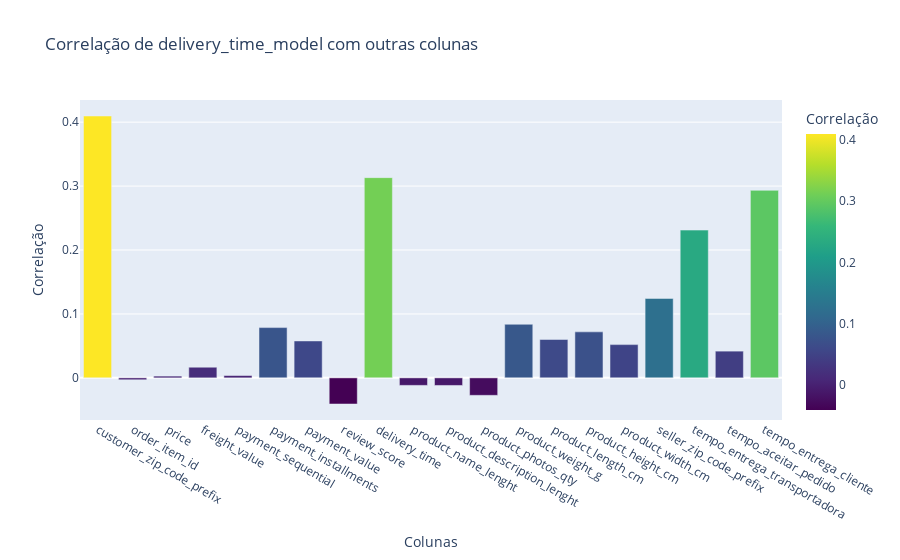

Notebook cell for this chart:
### Code cell
# Calcular a correlação da coluna 'delivery_time_model' com todas as outras
correlacao_delivery_time = dfNumerico.corr()['delivery_time_model'].drop('delivery_time_model')

# Criar um DataFrame a partir da Série de correlação
correlacao_df = correlacao_delivery_time.reset_index()
correlacao_df.columns = ['Colunas', 'Correlação']

# Criar o gráfico de barras interativo usando Plotly
fig = px.bar(correlacao_df, x='Colunas', y='Correlação', title='Correlação de delivery_time_model com outras colunas',
             labels={'Colunas': 'Colunas', 'Correlação': 'Correlação'},
             color='Correlação', color_continuous_scale=px.colors.sequential.Viridis)

# Exibir o gráfico
fig.show()

### Figure 1 — Plotly figure (JSON) as saved in the notebook; plotly's stock layout.template omitted (floating-point values rounded to 4 significant figures)
{"data": [{"alignmentgroup": "True", "hovertemplate": "Colunas=%{x}<br>Correlação=%{marker.color}<extra></extra>", "legendgroup": "", "marker": {"color": [0.4096, -0.002974, 0.002744, 0.01664, 0.003632, 0.07866, 0.05776, -0.04089, 0.3132, -0.01178, -0.01189, -0.02733, 0.08383, 0.06006, 0.07195, 0.05201, 0.1242, 0.2312, 0.04182, 0.2934], "coloraxis": "coloraxis", "pattern": {"shape": ""}}, "name": "", "offsetgroup": "", "orientation": "v", "showlegend": false, "textposition": "auto", "type": "bar", "x": ["customer_zip_code_prefix", "order_item_id", "price", "freight_value", "payment_sequential", "payment_installments", "payment_value", "review_score", "delivery_time", "product_name_lenght", "product_description_lenght", "product_photos_qty", "product_weight_g", "product_length_cm", "product_height_cm", "product_width_cm", "seller_zip_code_prefix", "tempo_entrega_transportadora", "tempo_aceitar_pedido", "tempo_entrega_cliente"], "xaxis": "x", "y": [0.4096, -0.002974, 0.002744, 0.01664, 0.003632, 0.07866, 0.05776, -0.04089, 0.3132, -0.01178, -0.01189, -0.02733, 0.08383, 0.06006, 0.07195, 0.05201, 0.1242, 0.2312, 0.04182, 0.2934], "yaxis": "y"}], "layout": {"barmode": "relative", "coloraxis": {"colorbar": {"title": {"text": "Correlação"}}, "colorscale": [[0, "#440154"], [0.1111, "#482878"], [0.2222, "#3e4989"], [0.3333, "#31688e"], [0.4444, "#26828e"], [0.5556, "#1f9e89"], [0.6667, "#35b779"], [0.7778, "#6ece58"], [0.8889, "#b5de2b"], [1, "#fde725"]]}, "legend": {"tracegroupgap": 0}, "title": {"text": "Correlação de delivery_time_model com outras colunas"}, "xaxis": {"anchor": "y", "domain": [0, 1], "title": {"text": "Colunas"}}, "yaxis": {"anchor": "x", "domain": [0, 1], "title": {"text": "Correlação"}}}}
